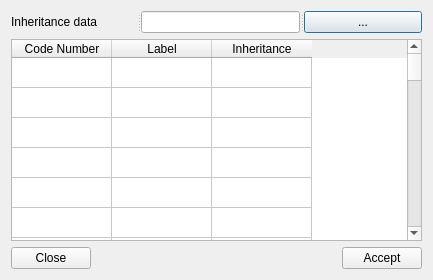
<?xml version="1.0" encoding="UTF-8"?>
<ui version="4.0">
 <class>Dialog</class>
 <widget class="QDialog" name="Dialog">
  <property name="geometry">
   <rect>
    <x>0</x>
    <y>0</y>
    <width>433</width>
    <height>280</height>
   </rect>
  </property>
  <property name="windowTitle">
   <string>Set Inheritance</string>
  </property>
  <property name="windowIcon">
   <iconset>
    <normaloff>../res/logo.png</normaloff>../res/logo.png</iconset>
  </property>
  <layout class="QGridLayout" name="gridLayout">
   <item row="0" column="0">
    <widget class="QSplitter" name="splitter">
     <property name="orientation">
      <enum>Qt::Horizontal</enum>
     </property>
     <widget class="QLabel" name="label">
      <property name="text">
       <string>Inheritance data</string>
      </property>
     </widget>
     <widget class="QLineEdit" name="lineEdit"/>
     <widget class="QPushButton" name="pushButton_4">
      <property name="text">
       <string>...</string>
      </property>
     </widget>
    </widget>
   </item>
   <item row="1" column="0">
    <widget class="QTableWidget" name="tableWidget">
     <property name="rowCount">
      <number>100</number>
     </property>
     <attribute name="verticalHeaderVisible">
      <bool>false</bool>
     </attribute>
     <row/>
     <row/>
     <row/>
     <row/>
     <row/>
     <row/>
     <row/>
     <row/>
     <row/>
     <row/>
     <row/>
     <row/>
     <row/>
     <row/>
     <row/>
     <row/>
     <row/>
     <row/>
     <row/>
     <row/>
     <row/>
     <row/>
     <row/>
     <row/>
     <row/>
     <row/>
     <row/>
     <row/>
     <row/>
     <row/>
     <row/>
     <row/>
     <row/>
     <row/>
     <row/>
     <row/>
     <row/>
     <row/>
     <row/>
     <row/>
     <row/>
     <row/>
     <row/>
     <row/>
     <row/>
     <row/>
     <row/>
     <row/>
     <row/>
     <row/>
     <row/>
     <row/>
     <row/>
     <row/>
     <row/>
     <row/>
     <row/>
     <row/>
     <row/>
     <row/>
     <row/>
     <row/>
     <row/>
     <row/>
     <row/>
     <row/>
     <row/>
     <row/>
     <row/>
     <row/>
     <row/>
     <row/>
     <row/>
     <row/>
     <row/>
     <row/>
     <row/>
     <row/>
     <row/>
     <row/>
     <row/>
     <row/>
     <row/>
     <row/>
     <row/>
     <row/>
     <row/>
     <row/>
     <row/>
     <row/>
     <row/>
     <row/>
     <row/>
     <row/>
     <row/>
     <row/>
     <row/>
     <row/>
     <row/>
     <row/>
     <column>
      <property name="text">
       <string>Code Number</string>
      </property>
     </column>
     <column>
      <property name="text">
       <string>Label</string>
      </property>
     </column>
     <column>
      <property name="text">
       <string>Inheritance</string>
      </property>
     </column>
    </widget>
   </item>
   <item row="2" column="0">
    <layout class="QHBoxLayout" name="horizontalLayout">
     <item>
      <widget class="QPushButton" name="pushButton">
       <property name="text">
        <string>Close</string>
       </property>
      </widget>
     </item>
     <item>
      <spacer name="horizontalSpacer">
       <property name="orientation">
        <enum>Qt::Horizontal</enum>
       </property>
       <property name="sizeHint" stdset="0">
        <size>
         <width>40</width>
         <height>20</height>
        </size>
       </property>
      </spacer>
     </item>
     <item>
      <widget class="QPushButton" name="pushButton_2">
       <property name="text">
        <string>Accept</string>
       </property>
      </widget>
     </item>
    </layout>
   </item>
  </layout>
 </widget>
 <resources/>
 <connections/>
</ui>
